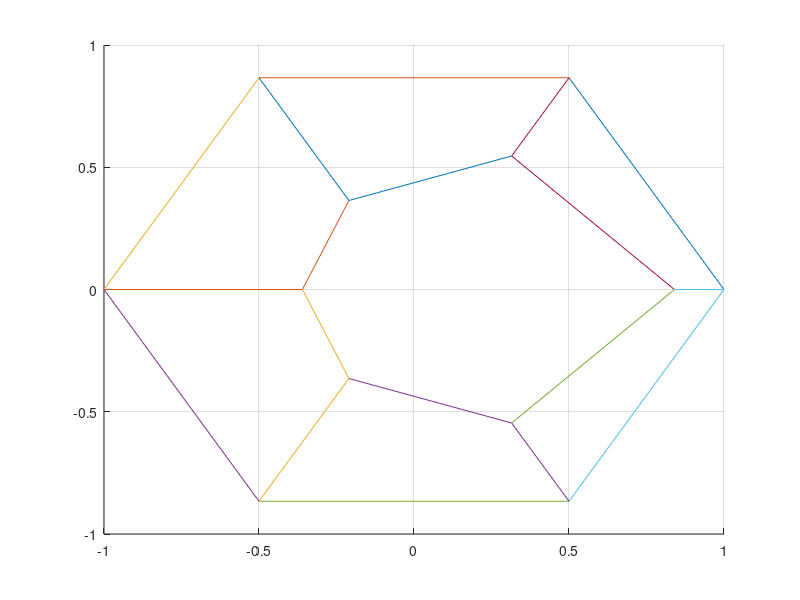

The MATLAB source for this figure:
# The defined points in R3:
p1 = [1.000; -0.800; 0.000]
p2 = [0.500; -0.800; -0.866]
p3 = [-0.500; -0.800; -0.866]
p4 = [-1.000; -0.800; 0.000]
p5 = [-0.500; -0.800; 0.866]
p6 = [0.500; -0.800; 0.866]
p7 = [0.840; -0.400; 0.000]
p8 = [0.315; 0.125; -0.546]
p9 = [-0.210; 0.650; -0.364]
p10 = [-0.360; 0.800; 0.000]
p11 = [-0.210; 0.650; 0.364]
p12 = [0.315; 0.125; 0.546]

# Matrix so that we can transform it later.
M = [p1, p2, p3, p4, p5, p6, p7, p8, p9, p10, p11, p12]


# Transform matrix.
T =  [1, 0, 0; 0, cos(pi/2), -sin(pi/2); 0, sin(pi/2), cos(pi/2)]
M = T * M


# Define plot settings.
hold on # Plot in same plot.
grid on # Turn on the grid for our plot.

# Plot lines between points.
plot([ M(1, 1) M(1, 2)], [M(2, 1) M(2, 2) ])
plot([ M(1, 2) M(1, 3)], [M(2, 2) M(2, 3) ])
plot([ M(1, 3) M(1, 4)], [M(2, 3) M(2, 4) ])
plot([ M(1, 4) M(1, 5)], [M(2, 4) M(2, 5) ])
plot([ M(1, 5) M(1, 6)], [M(2, 5) M(2, 6) ])
plot([ M(1, 6) M(1, 1)], [M(2, 6) M(2, 1) ])
plot([ M(1, 7) M(1, 8)], [M(2, 7) M(2, 8) ])
plot([ M(1, 8) M(1, 9)], [M(2, 8) M(2, 9) ])
plot([ M(1, 9) M(1, 10)], [M(2, 9) M(2, 10) ])
plot([ M(1, 10) M(1, 11)], [M(2, 10) M(2, 11) ])
plot([ M(1, 11) M(1, 12)], [M(2, 11) M(2, 12) ])
plot([ M(1, 12) M(1, 7)], [M(2, 12) M(2, 7) ])
plot([ M(1, 1) M(1, 7)], [M(2, 1) M(2, 7) ])
plot([ M(1, 2) M(1, 8)], [M(2, 2) M(2, 8) ])
plot([ M(1, 3) M(1, 9)], [M(2, 3) M(2, 9) ])
plot([ M(1, 4) M(1, 10)], [M(2, 4) M(2, 10) ])
plot([ M(1, 5) M(1, 11)], [M(2, 5) M(2, 11) ])
plot([ M(1, 6) M(1, 12)], [M(2, 6) M(2, 12) ])
